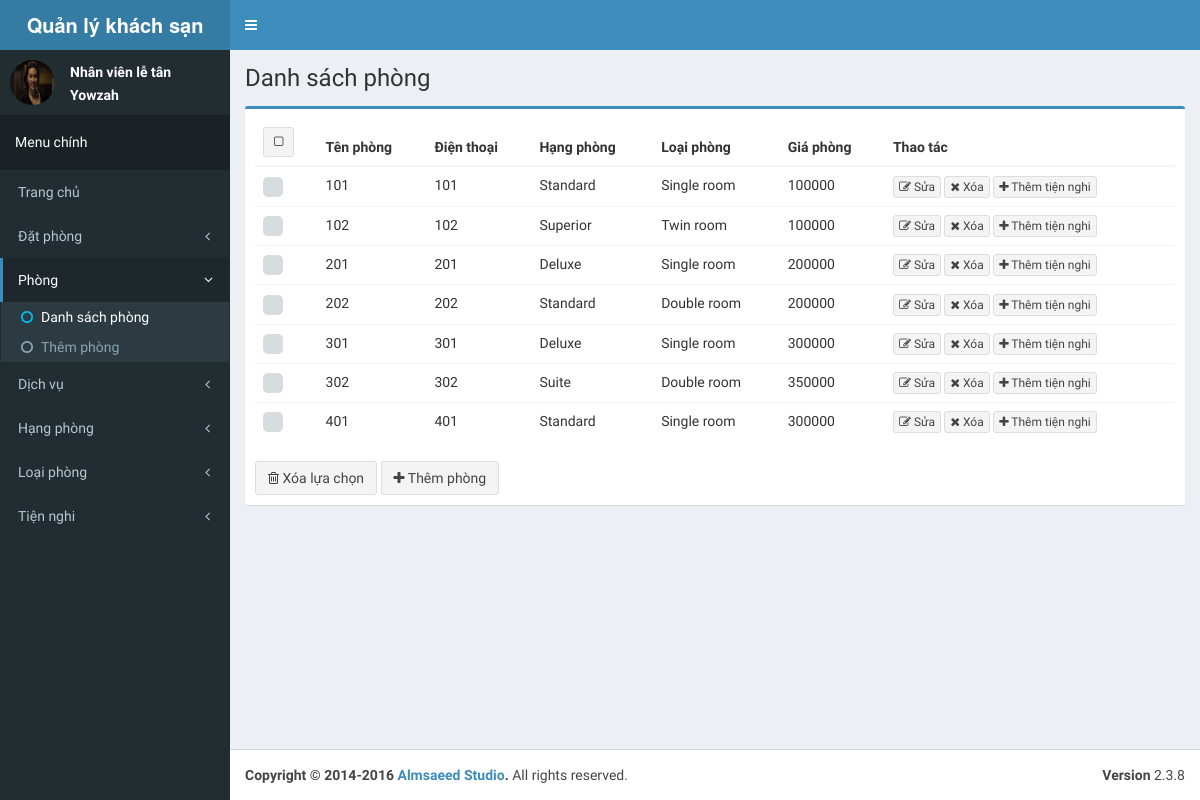
The app's page /admin/room with its own data.
### tables this page shows
CREATE TABLE `room` (
  `room_id` int(11) NOT NULL AUTO_INCREMENT,
  `room` varchar(255) DEFAULT NULL,
  `tel` varchar(255) DEFAULT NULL,
  `rank_id` int(11) DEFAULT NULL,
  `type_id` int(11) DEFAULT NULL,
  `price` int(11) DEFAULT NULL,
  `state` tinyint(1) DEFAULT NULL,
  PRIMARY KEY (`room_id`),
  KEY `room_ibfk_1` (`rank_id`),
  KEY `room_ibfk_2` (`type_id`)
);

CREATE TABLE `rank` (
  `rank_id` int(11) NOT NULL AUTO_INCREMENT,
  `rank` varchar(255) DEFAULT NULL,
  PRIMARY KEY (`rank_id`)
);

CREATE TABLE `type` (
  `type_id` int(11) NOT NULL AUTO_INCREMENT,
  `type` varchar(255) DEFAULT NULL,
  PRIMARY KEY (`type_id`)
);

### application/core/MY_Controller.php (called while the page is built, shortened)
<?php defined('BASEPATH') OR exit('No direct script access allowed');
class MY_Controller extends CI_Controller
{
    protected $data = array();
    function __construct()
    {
        $this->data['page_title'] = 'CI_App';
        $this->data['before_head'] = '';
        $this->data['before_body'] = '';
    }
    protected function render($the_view = NULL, $template = 'master')
    {
        if ($template == 'json' || $this->input->is_ajax_request()) {
            header('Content-Type: application/json');
            echo json_encode($this->data);
        } else {
            $this->data['the_view_content'] = (is_null($the_view)) ? '' : $this->load->view($the_view, $this->data, TRUE);;
            $this->load->view('templates/' . $template . '_view', $this->data);
        }
    }
}
class Admin_Controller extends MY_Controller
{
    protected function render($the_view = NULL, $template = 'admin_master')
    {
        parent::render($the_view, $template);
    }
}

### index.php (called while the page is built, shortened)
<?php
require_once BASEPATH.'core/CodeIgniter.php';

### application/config/config.php (called while the page is built, shortened)
<?php
$config['base_url'] = 'http://localhost:8080/qlks/';
$config['index_page'] = '';
$config['uri_protocol']	= 'REQUEST_URI';
$config['url_suffix'] = '';
$config['language']	= 'english';
$config['charset'] = 'UTF-8';
$config['enable_hooks'] = FALSE;
$config['subclass_prefix'] = 'MY_';
$config['composer_autoload'] = FALSE;
$config['permitted_uri_chars'] = 'a-z 0-9~%.:_\-';
$config['enable_query_strings'] = FALSE;
$config['controller_trigger'] = 'c';
$config['function_trigger'] = 'm';
$config['directory_trigger'] = 'd';
$config['allow_get_array'] = TRUE;
$config['log_threshold'] = 0;
$config['log_path'] = '';
$config['log_file_extension'] = '';
$config['log_file_permissions'] = 0644;
$config['log_date_format'] = 'Y-m-d H:i:s';
$config['error_views_path'] = '';
$config['cache_path'] = '';
$config['cache_query_string'] = FALSE;
$config['encryption_key'] = 'doctor';
$config['sess_driver'] = 'files';
$config['sess_cookie_name'] = 'ci_session';
$config['sess_expiration'] = 7200;
$config['sess_save_path'] = NULL;
$config['sess_match_ip'] = FALSE;
$config['sess_time_to_update'] = 300;
$config['sess_regenerate_destroy'] = FALSE;
$config['cookie_prefix']	= '';
$config['cookie_domain']	= '';
$config['cookie_path']		= '/';
$config['cookie_secure']	= FALSE;
$config['cookie_httponly'] 	= FALSE;
$config['standardize_newlines'] = FALSE;
$config['global_xss_filtering'] = FALSE;
$config['csrf_protection'] = FALSE;
$config['csrf_token_name'] = 'csrf_test_name';
$config['csrf_cookie_name'] = 'csrf_cookie_name';
$config['csrf_expire'] = 7200;
$config['csrf_regenerate'] = TRUE;
$config['csrf_exclude_uris'] = array();
$config['compress_output'] = FALSE;
$config['time_reference'] = 'local';
$config['rewrite_short_tags'] = FALSE;
$config['proxy_ips'] = '';

### application/models/admin/Model_room.php (called while the page is built, shortened)
<?php defined('BASEPATH') OR exit('No direct script access allowed');
class Model_room extends CI_Model
{
    public function get_list($start, $limit)
    {
        return $this->db->select('room_id, room, tel, rank, type, price, state')
            ->from('room')
            ->join('rank', 'room.rank_id = rank.rank_id')
            ->join('type', 'room.type_id = type.type_id')
            ->limit($limit, $start)
            ->order_by('room', 'ASC')
            ->get()->result_array();
    }
}

### application/views/admin/room/list_view.php (the view, shortened to what this page needs)
<div class="row">
    <div class="col-xs-12">
        <div class="box box-primary">
            <?php
            $att = array('role' => 'form');
            echo form_open('', $att);
            ?>
            <div class="box-body">
                <table id="example2" class="table table-hover">
                    <thead>
                    <tr>
                        <th><button type="button" class="btn btn-default btn-sm checkbox-toggle"><i class="fa fa-square-o"></i></button></th>
                        <th>Tên phòng</th>
                        <th>Điện thoại</th>
                        <th>Hạng phòng</th>
                        <th>Loại phòng</th>
                        <th>Giá phòng</th>
                        <th>Thao tác</th>
                    </tr>
                    </thead>
                    <tbody>
                    <?php
                    if (isset($list_room) && count($list_room)){
                        foreach ($list_room as $key => $val){
                    ?>
                    <tr>
                        <td><input type="checkbox" name="checkbox[]" value="<?php echo $val['room_id']; ?>"></td>
                        <td><?php echo htmlspecialchars($val['room']); ?></td>
                        <td><?php echo htmlspecialchars($val['tel']); ?></td>
                        <td><?php echo $val['rank']; ?></td>
                        <td><?php echo $val['type']; ?></td>
                        <td><?php echo htmlspecialchars($val['price']); ?></td>
                        <td>
                            <a href="<?php echo base_url(); ?>admin/room/edit/<?php echo $val['room_id']; ?>"><button type="button" class="btn btn-default btn-xs"><i class="fa fa-edit"></i> Sửa</button></a>
                            <a href="<?php echo base_url(); ?>admin/room/del/<?php echo $val['room_id']; ?>"><button type="button" class="btn btn-default btn-xs del-btn"><i class="fa fa-times"></i> Xóa</button></a>
                            <a href="<?php echo base_url(); ?>admin/utility/detail/<?php echo $val['room_id']; ?>"><button type="button" class="btn btn-default btn-xs"><i class="fa fa-plus"></i> Thêm tiện nghi</button></a>
                        </td>
                    </tr>
                    <?php
                        }
                    }
                    else{
                        echo '<tr><td colspan="6">Không có dữ liệu</td></tr>';
                    }
                    ?>
                    </tbody>
                </table>
            </div>
            <div class="box-footer no-border">
                <button type="submit" name="btn-delete" value="btn-delete" class="btn btn-default" id="del-list"><i class="fa fa-trash-o"></i> Xóa lựa chọn</button>
                <a href="<?php echo base_url(); ?>admin/room/add"><button type="button" class="btn btn-default"><i class="fa fa-plus"></i> Thêm phòng</button></a>
            </div>
            <?php echo form_close(); ?>
        </div>
    </div>
</div>

### records on screen
room: room "101", tel "101", rank.rank "Standard", type.type "Single room", price "100000"
room: room "102", tel "102", rank.rank "Superior", type.type "Twin room", price "100000"
room: room "201", tel "201", rank.rank "Deluxe", type.type "Single room", price "200000"
room: room "202", tel "202", rank.rank "Standard", type.type "Double room", price "200000"
room: room "301", tel "301", rank.rank "Deluxe", type.type "Single room", price "300000"
room: room "302", tel "302", rank.rank "Suite", type.type "Double room", price "350000"
room: room "401", tel "401", rank.rank "Standard", type.type "Single room", price "300000"

### other values on screen
$content_header "Danh sách phòng"
